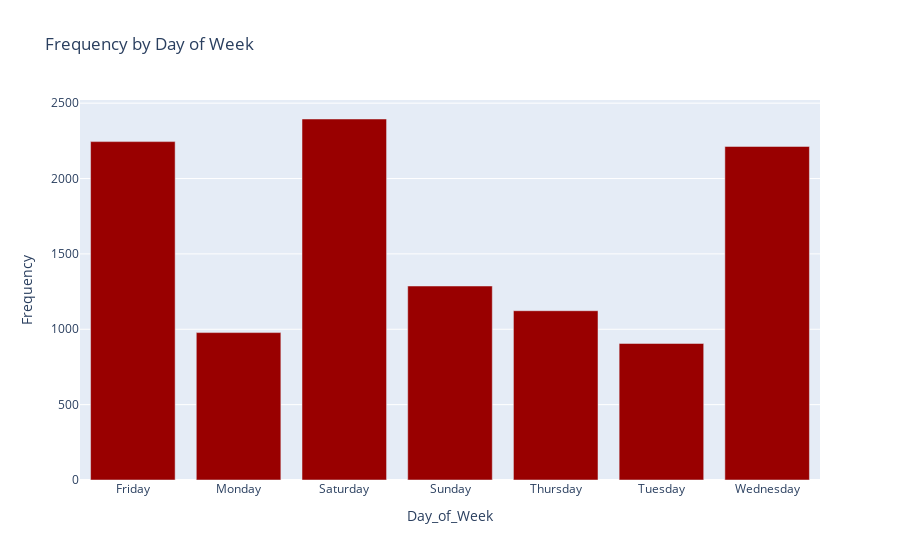

Here is the notebook cell this chart was saved with:
### Code cell
week=dataset_date.groupby(['Day_of_Week']).sum('Frequency')
week.reset_index(drop=False,inplace=True)
#Visits by day of week
fig = px.bar(week, x='Day_of_Week',y='Frequency',title='Frequency by Day of Week', color_discrete_sequence=["#990000"])
figure = go.Figure(data=fig)
figure.show()

#ATTENTION: THE VALENTINE´S WAS ON A WEDNESDAY THAT´S WHY IT HAS SO HIGH FREQUENCY!!!!!

### Figure 1 — Plotly figure (JSON) as saved in the notebook; plotly's stock layout.template omitted (floating-point values rounded to 4 significant figures)
{"data": [{"alignmentgroup": "True", "hovertemplate": "Day_of_Week=%{x}<br>Frequency=%{y}<extra></extra>", "legendgroup": "", "marker": {"color": "#990000", "pattern": {"shape": ""}}, "name": "", "offsetgroup": "", "orientation": "v", "showlegend": false, "textposition": "auto", "type": "bar", "x": ["Friday", "Monday", "Saturday", "Sunday", "Thursday", "Tuesday", "Wednesday"], "xaxis": "x", "y": [2245, 978, 2395, 1287, 1123, 906, 2213], "yaxis": "y"}], "layout": {"barmode": "relative", "legend": {"tracegroupgap": 0}, "title": {"text": "Frequency by Day of Week"}, "xaxis": {"anchor": "y", "domain": [0, 1], "title": {"text": "Day_of_Week"}}, "yaxis": {"anchor": "x", "domain": [0, 1], "title": {"text": "Frequency"}}}}
